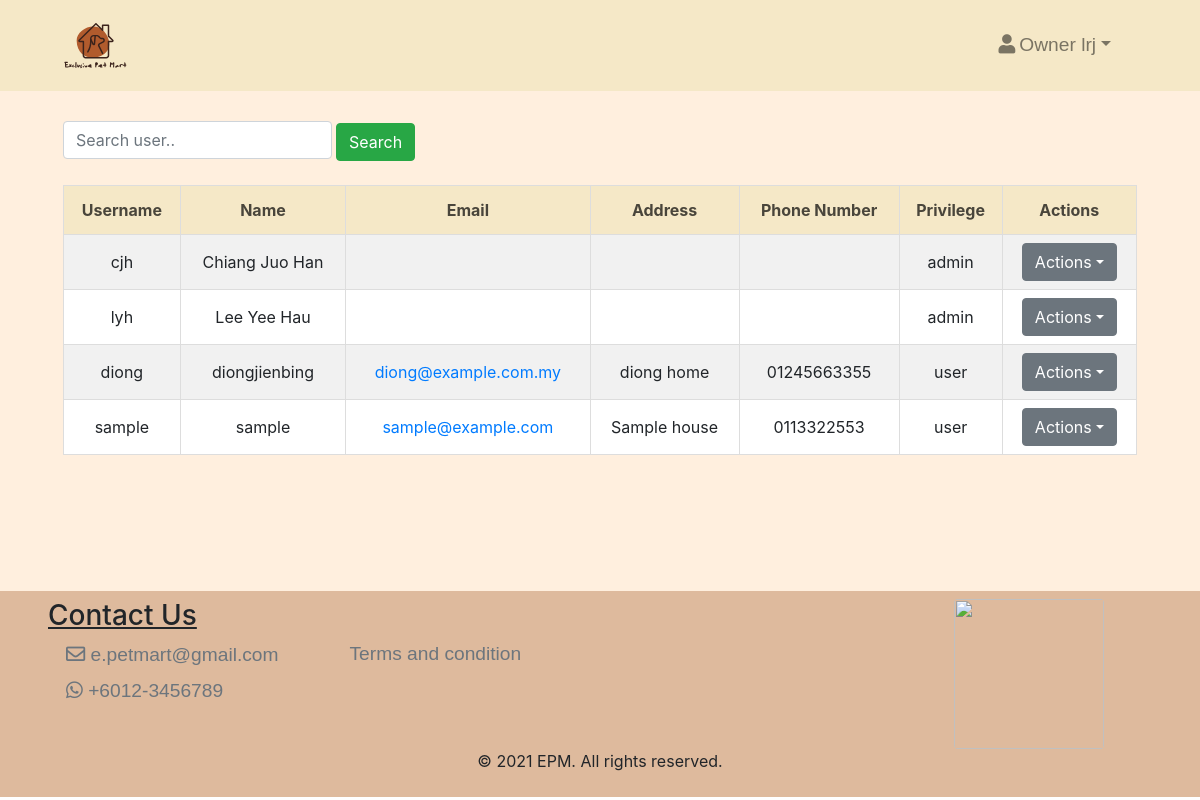
Screenshot of /frontend/public/pages/admin/user.php (signed in) with the database file from the repository.
### tables this page shows
CREATE TABLE IF NOT EXISTS `user` (
  `user_id` int NOT NULL AUTO_INCREMENT,
  `user_password` varchar(50) NOT NULL,
  `user_username` varchar(50) NOT NULL,
  `user_name` varchar(50) NOT NULL,
  `user_image` mediumblob,
  `user_email` varchar(100) NOT NULL,
  `user_address` text NOT NULL,
  `user_phone_number` varchar(12) NOT NULL,
  `privilege` varchar(5) NOT NULL DEFAULT 'user',
  PRIMARY KEY (`user_id`),
  KEY `user_id` (`user_id`),
  KEY `user_username` (`user_username`)
);

### frontend/public/pages/admin/user.php (the view, shortened to what this page needs)
<!DOCTYPE html>
<html lang="en">
  <head>
    <link rel="stylesheet" href="https://cdn.jsdelivr.net/npm/bootstrap@4.5.3/dist/css/bootstrap.min.css">
    <link href="../../../src/stylesheets/user.css" rel="stylesheet" >
  </head>
  <body>
    <?php include '../shared/navbar.php';?>
    <div class="container-fluid size">
      <form method="post" class="px-5 pb-4">
        <input type="text" class="form-control w-25 d-inline"name="search_key" placeholder="Search user..">
        <button class="btn btn-success" name="searchBtn" type="submit">Search</button>
      </form>
      <?php
        include("../../../../backend/conn.php");
        $search_key = "";
        $result=mysqli_query($con,"SELECT * FROM user WHERE privilege='user' and
        (user_name LIKE '%$search_key%' or user_username LIKE '%$search_key%') ORDER BY user_id, user_name, user_username");
        $owner_result=mysqli_query($con,"SELECT * FROM user WHERE NOT privilege='owner' and
        (user_name LIKE '%$search_key%' or user_username LIKE '%$search_key%') ORDER BY user_id, user_name, user_username");
      ?>
      <div class="px-5 pb-5">
        <table id="customer" class="text-center">
          <tr>
            <th class="text-center">Username</th>
            <th class="text-center">Name</th>
            <th class="text-center">Email</th>
            <th class="text-center">Address</th>
            <th class="text-center">Phone Number</th>
            <th class="text-center">Privilege</th>
            <th class="text-center">Actions</th>
          </tr>
          <?php
            while($row=mysqli_fetch_array($_SESSION['privilege'] == "owner" ? $owner_result : $result)){
              echo "<tr>";
                echo "<td>";
                  echo $row['user_username'];
                echo "</td>";
                echo "<td>";
                  echo $row['user_name'];
                echo "</td>";
                echo "<td>";
                  echo "<a href=\"mailto:".$row['user_email']."\">".$row['user_email']."</a> ";
                echo "</td>";
                echo "<td>";
                  echo $row['user_address'];
                echo "</td>";
                echo "<td>";
                  echo $row['user_phone_number'];
                echo "</td>";
                echo "<td>";
                  echo $row['privilege'];
                echo "</td>";
                echo "<td>";
                  echo '<div class="dropdown textcenter">';
                    echo '<button class="btn btn-secondary dropdown-toggle buttons" type="button" id="quantity_dropdown" data-toggle="dropdown" aria-haspopup="true" aria-expanded="false">';
                      echo "Actions";
                    echo "</button>";
                  echo "</div>";
                echo"</td>";
              echo"</tr>";
            }
          ?>
        </table>
      </div>
    </div>
    <?php include '../shared/footer.php';?>
  </body>
</html>

### frontend/src/stylesheets/user.css (style rules this page uses)
.size { min-height: 500px; padding-top: 30px; background-color: #FFEFDE; }
#customer { border-collapse: collapse; width: 100%; }
#customer td, #customer th { border: 1px solid #ddd; padding: 8px; }
#customer tr:nth-child(even) { background-color: #f1f1f1; }
#customer tr:nth-child(odd) { background-color: #ffffff; }
#customer th { text-align: left; background-color: #F5E8C7; color: #49453B; padding-top: 12px; padding-bottom: 12px; }

### frontend/src/stylesheets/nav.css (style rules this page uses)
html { overflow: scroll; overflow-x: hidden; }

### rows the page displays
user: user_username "cjh", user_name "Chiang Juo Han", privilege "admin"
user: user_username "lyh", user_name "Lee Yee Hau", privilege "admin"
user: user_username "diong", user_name "diongjienbing", user_email "diong@example.com.my", user_address "diong home", user_phone_number "01245663355", privilege "user"
user: user_username "sample", user_name "sample", user_email "sample@example.com", user_address "Sample house", user_phone_number "0113322553", privilege "user"

### other values shown
$_SESSION['username'] "lrj"
